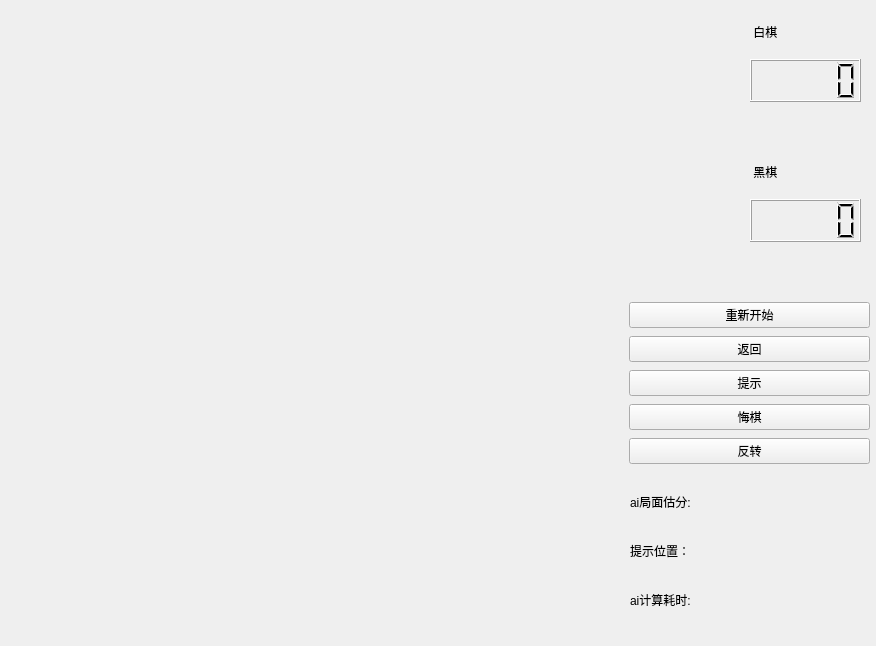
<?xml version="1.0" encoding="UTF-8"?>
<ui version="4.0">
 <class>gamewidget</class>
 <widget class="QWidget" name="gamewidget">
  <property name="geometry">
   <rect>
    <x>0</x>
    <y>0</y>
    <width>876</width>
    <height>646</height>
   </rect>
  </property>
  <property name="windowTitle">
   <string>Form</string>
  </property>
  <property name="styleSheet">
   <string notr="true"/>
  </property>
  <widget class="QWidget" name="layoutWidget_2">
   <property name="geometry">
    <rect>
     <x>750</x>
     <y>150</y>
     <width>111</width>
     <height>141</height>
    </rect>
   </property>
   <layout class="QVBoxLayout" name="verticalLayout_2">
    <item>
     <widget class="QLabel" name="label_2">
      <property name="text">
       <string> 黑棋 </string>
      </property>
     </widget>
    </item>
    <item>
     <widget class="QLCDNumber" name="lcd_black"/>
    </item>
    <item>
     <widget class="QLabel" name="lb_black_position">
      <property name="text">
       <string/>
      </property>
     </widget>
    </item>
   </layout>
  </widget>
  <widget class="QWidget" name="layoutWidget">
   <property name="geometry">
    <rect>
     <x>750</x>
     <y>10</y>
     <width>111</width>
     <height>141</height>
    </rect>
   </property>
   <layout class="QVBoxLayout" name="verticalLayout">
    <item>
     <widget class="QLabel" name="label">
      <property name="text">
       <string> 白棋</string>
      </property>
     </widget>
    </item>
    <item>
     <widget class="QLCDNumber" name="lcd_write">
      <property name="enabled">
       <bool>true</bool>
      </property>
      <property name="minimumSize">
       <size>
        <width>89</width>
        <height>0</height>
       </size>
      </property>
     </widget>
    </item>
    <item>
     <widget class="QLabel" name="lb_white_position">
      <property name="text">
       <string/>
      </property>
     </widget>
    </item>
   </layout>
  </widget>
  <widget class="QWidget" name="verticalLayoutWidget">
   <property name="geometry">
    <rect>
     <x>629</x>
     <y>300</y>
     <width>241</width>
     <height>170</height>
    </rect>
   </property>
   <layout class="QVBoxLayout" name="verticalLayout_3">
    <item>
     <widget class="QPushButton" name="btn_restart">
      <property name="styleSheet">
       <string notr="true">background-image: url(;/E:/DesktopData/data structure/Bigwork/tingyun.ico);</string>
      </property>
      <property name="text">
       <string>重新开始</string>
      </property>
     </widget>
    </item>
    <item>
     <widget class="QPushButton" name="btn_return">
      <property name="text">
       <string>返回</string>
      </property>
     </widget>
    </item>
    <item>
     <widget class="QPushButton" name="btn_prompt">
      <property name="styleSheet">
       <string notr="true">background-image: url(;/E:/DesktopData/data structure/Bigwork/tingyun.ico);</string>
      </property>
      <property name="text">
       <string>提示</string>
      </property>
     </widget>
    </item>
    <item>
     <widget class="QPushButton" name="btn_regret">
      <property name="text">
       <string>悔棋</string>
      </property>
     </widget>
    </item>
    <item>
     <widget class="QPushButton" name="btn_reverse">
      <property name="text">
       <string>反转</string>
      </property>
     </widget>
    </item>
   </layout>
  </widget>
  <widget class="QWidget" name="verticalLayoutWidget_2">
   <property name="geometry">
    <rect>
     <x>630</x>
     <y>480</y>
     <width>241</width>
     <height>141</height>
    </rect>
   </property>
   <layout class="QVBoxLayout" name="verticalLayout_4">
    <item>
     <widget class="QLabel" name="lb_eval">
      <property name="text">
       <string>ai局面估分:</string>
      </property>
     </widget>
    </item>
    <item>
     <widget class="QLabel" name="label_3">
      <property name="text">
       <string>提示位置：</string>
      </property>
     </widget>
    </item>
    <item>
     <widget class="QLabel" name="lb_timeuse">
      <property name="text">
       <string>ai计算耗时:</string>
      </property>
     </widget>
    </item>
   </layout>
  </widget>
 </widget>
 <resources/>
 <connections/>
</ui>
